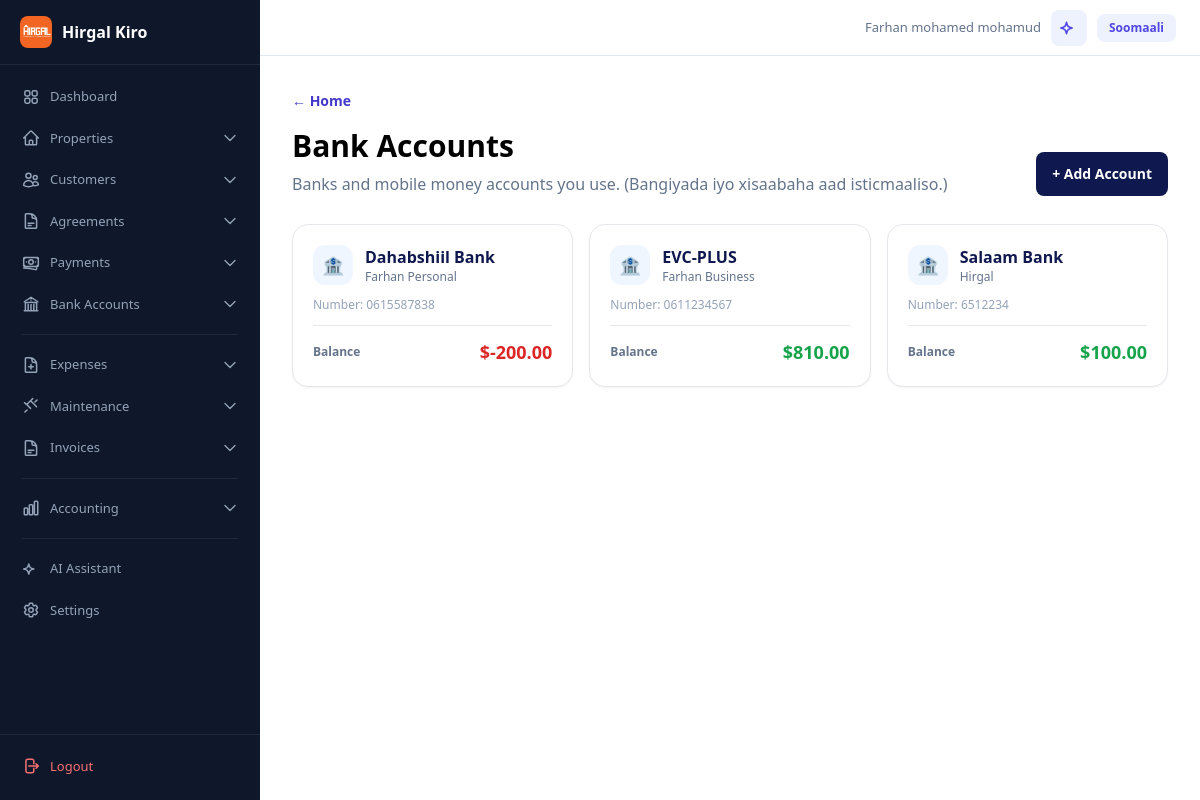
/xisaabaha-bangiga/ (signed in), run on the app's committed database.
### accounts/models.py (models this page shows, shortened)
class User(AbstractBaseUser, PermissionsMixin):
    username = models.CharField(max_length=50, unique=True)
    phone_number = models.CharField(max_length=20, unique=True)
    full_name = models.CharField("Magaca oo buuxa", max_length=150)
    managed_account = models.ForeignKey(
        "self",
        on_delete=models.SET_NULL,
        null=True,
        blank=True,
        related_name="managed_users",
        verbose_name="Sii gelitaanka akoonka (Managed Account)",
        help_text="Dooro akoonka uu isticmaalahani maamulayo xogtiisa (Tusaale: Farxaan)."
    )
    is_active = models.BooleanField(default=True)
    is_approved = models.BooleanField("La ansixiyay", default=False)
    is_staff = models.BooleanField(default=False)
    date_joined = models.DateTimeField(auto_now_add=True)
    objects = UserManager()
    USERNAME_FIELD = "username"
    REQUIRED_FIELDS = ["phone_number", "full_name"]
    def get_data_owner(self):
        return self.managed_account if self.managed_account_id else self

### finance/models.py (models this page shows, shortened)
class BankAccount(models.Model):
    owner = models.ForeignKey(settings.AUTH_USER_MODEL, on_delete=models.CASCADE, related_name="bank_accounts")
    bank_name = models.CharField("Magaca Bangiga", max_length=100)
    account_number = models.CharField("Lambarka Xisaabta", max_length=50)
    account_name = models.CharField("Magaca Xisaabta", max_length=150)
    linked_account = models.ForeignKey("accounting.Account", on_delete=models.SET_NULL, null=True, blank=True, related_name="linked_bank_accounts", help_text="Xisaabta Accounting-ka ee bangigan")
    notes = models.TextField("Faahfaahin", blank=True)
    is_active = models.BooleanField("Waa shaqeyneysaa", default=True)
    created_at = models.DateTimeField(auto_now_add=True)
    updated_at = models.DateTimeField(auto_now=True)
    class Meta:
        ordering = ["bank_name"]
        unique_together = ("owner", "account_number")

### web/views.py (the view)
# urls.py: path("xisaabaha-bangiga/", BankAccountListView.as_view(), name="web-bank-accounts"),
class BankAccountListView(HomeView):
    template_name = "web/bank_account_list.html"
    def get_context_data(self, **kwargs):
        context = super().get_context_data(**kwargs)
        owner = self.request.user.get_data_owner()
        bank_accounts = BankAccount.objects.filter(owner=owner)
        for ba in bank_accounts:
            if ba.linked_account:
                from django.db.models import Sum
                lines = JournalEntryLine.objects.filter(
                    account=ba.linked_account,
                    journal_entry__status="posted"
                )
                dr = lines.aggregate(t=Sum("debit"))["t"] or 0
                cr = lines.aggregate(t=Sum("credit"))["t"] or 0
                ba.balance = float(dr - cr)
            else:
                ba.balance = None
        context["bank_accounts"] = bank_accounts
        return context

### web/context_processors.py (called while the page is built)
def language_context(request):
    lang = request.GET.get("lang") or request.session.get("language", "en")
    if lang not in ("en", "so"):
        lang = "en"
    request.session["language"] = lang
    return {"current_language": lang}

### web/templatetags/i18n_tags.py (called while the page is built)
@register.simple_tag(takes_context=True)
def t(context, key):
    lang = context.get("current_language", "en")
    return get_translation(lang, key)

@register.simple_tag(takes_context=True)
def other_lang(context):
    current = context.get("current_language", "en")
    return "so" if current == "en" else "en"

@register.simple_tag(takes_context=True)
def other_lang_name(context):
    current = context.get("current_language", "en")
    return "Soomaali" if current == "en" else "English"

### web/translations.py (called while the page is built)
def get_translation(lang, key):
    if lang not in TRANSLATIONS:
        lang = "en"
    return TRANSLATIONS[lang].get(key, TRANSLATIONS["en"].get(key, key))

### templates/web/bank_account_list.html (shortened to what this page needs)
{% extends "base.html" %}
{% load i18n_tags %}
{% block content %}
<section class="mb-7 flex items-end justify-between">
  <div>
    <a class="text-sm font-semibold text-indigo-700" href="{% url 'home' %}">← {% t 'home' %}</a>
    <h1 class="mt-4 text-3xl font-bold">{% t 'bank_accounts_title' %}</h1>
    <p class="mt-2 text-slate-500">{% t 'bank_accounts_desc' %}</p>
  </div>
  <a class="rounded-lg bg-ink px-4 py-3 text-sm font-bold text-white" href="{% url 'web-bank-account-create' %}">{% t 'add_bank_account' %}</a>
</section>
<section class="grid gap-4 md:grid-cols-2 lg:grid-cols-3">
{% for bank in bank_accounts %}
<a href="{% url 'web-bank-account-detail' bank.pk %}" class="rounded-2xl border bg-white p-5 shadow-sm transition hover:-translate-y-1 hover:border-indigo-300 hover:shadow-md">
  <div class="flex items-center gap-3 mb-3">
    <span class="grid h-10 w-10 place-items-center rounded-xl bg-blue-50 text-lg text-blue-600">🏦</span>
    <div>
      <h2 class="font-bold text-ink">{{ bank.bank_name }}</h2>
      <p class="text-xs text-slate-500">{{ bank.account_name }}</p>
    </div>
  </div>
  <p class="text-xs text-slate-400 mb-3">{% t 'account_number' %}: {{ bank.account_number }}</p>
  {% if bank.balance is not None %}
  <div class="flex items-center justify-between border-t pt-3">
    <span class="text-xs font-semibold text-slate-500">Balance</span>
    {% if bank.balance > 0 %}
    <span class="text-lg font-bold text-green-600">${{ bank.balance|floatformat:2 }}</span>
    {% elif bank.balance < 0 %}
    <span class="text-lg font-bold text-red-600">${{ bank.balance|floatformat:2 }}</span>
    {% else %}
    <span class="text-lg font-bold text-slate-400">$0.00</span>
    {% endif %}
  </div>
  {% endif %}
</a>
{% empty %}
<div class="rounded-2xl border border-dashed bg-white p-10 text-center md:col-span-3">
  <p class="font-semibold text-slate-700">{% t 'no_bank_accounts' %}</p>
  <p class="mt-2 text-sm text-slate-500">{% t 'no_bank_accounts_hint' %}</p>
</div>
{% endfor %}
</section>
{% endblock %}

### templates/base.html (shortened to what this page needs)
{% load static i18n_tags %}
<!doctype html>
<html lang="{{ current_language }}">
<head>
    <script src="https://cdn.tailwindcss.com"></script>
</head>
<body>
    <div class="app-layout">
        {% if user.is_authenticated %}
        {% include "includes/sidebar.html" %}
        {% endif %}
        <div class="main-content"{% if not user.is_authenticated %} style="margin-left: 0"{% endif %}>
            {% if user.is_authenticated %}
            <div class="topbar no-print">
                <div class="topbar-right">
                    <span class="topbar-user">{{ request.user.full_name|default:request.user.username }}</span>
                    <a href="{% url 'web-chatbot' %}" class="rounded-lg bg-indigo-50 p-2 text-indigo-600 hover:bg-indigo-100" title="AI Assistant">
                    </a>
                    <a href="?lang={% other_lang %}" class="rounded-lg bg-indigo-50 px-3 py-1.5 text-xs font-semibold text-indigo-600 hover:bg-indigo-100">{% other_lang_name %}</a>
                </div>
            </div>
            {% endif %}
            <div class="p-4 md:p-6 lg:p-8">{% block content %}{% endblock %}</div>
        </div>
    </div>
</body>
</html>

### templates/base.html (style rules this page uses)
.app-layout { display: flex; min-height: 100vh; }
.main-content { flex: 1; margin-left: 260px; min-height: 100vh; }
.topbar { display: flex; align-items: center; justify-content: space-between; height: 56px; padding: 0 24px; background: white; border-bottom: 1px solid #e2e8f0; position: sticky; top: 0; z-index: 30; }
.topbar-right { display: flex; align-items: center; gap: 10px; }
.topbar-user { font-size: 13px; color: #64748b; font-weight: 500; }

### data on the page
User: user.full_name "Farhan mohamed mohamud"
BankAccount: bank_name "Dahabshiil Bank", account_name "Farhan Personal", t "Number", account_number "0615587838", balance "-200.00"
BankAccount: bank_name "EVC-PLUS", account_name "Farhan Business", t "Number", account_number "0611234567", balance "810.00"
BankAccount: bank_name "Salaam Bank", account_name "Hirgal", t "Number", account_number "6512234", balance "100.00"
